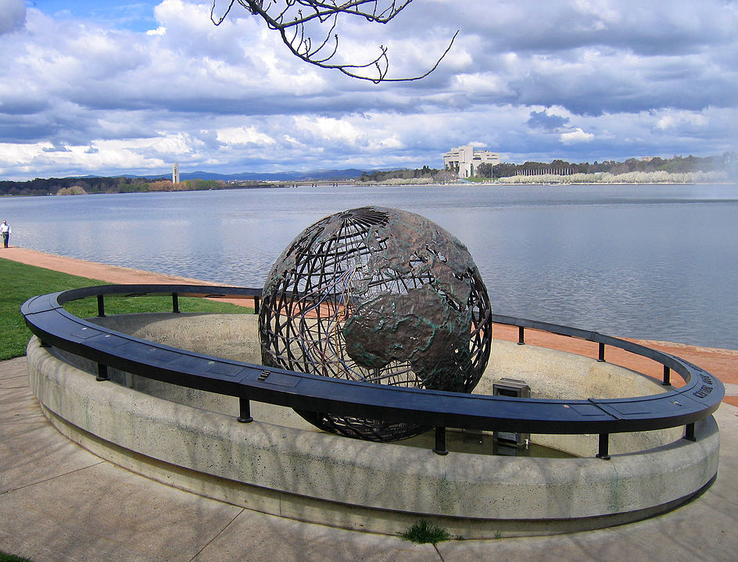
#> input picture Lab1/lab_session_1_images/differences1.png, 738 x 562 px, shrunk from 944 x 720 before the run
$ jupyter execute lab_session_1_solutions.ipynb   (shell and % lines are left out)
#> lines starting #> are read from the running program, lines starting #| are printed output that depends on the picture; after the words box and inside, x2 and y2 are one past the last pixel; in counts of white or black regions, pixels touching at a corner belong together
# **Introduction to OpenCV, Spatial Filtering and Edge Detection**
## Image Processing and Computer Vision - Lab Session No. 1

Contacts:

- Prof. Giuseppe Lisanti -> giuseppe.lisanti@unibo.it
- Prof. Samuele Salti -> samuele.salti@unibo.it
- Alex Costanzino -> alex.costanzino@unibo.it
- Francesco Ballerini -> francesco.ballerini4@unibo.it

# Solutions

[cell 1]
from google.colab import drive
drive.mount("/content/drive")

[cell 2]
import cv2
import numpy as np
import matplotlib.pyplot as plt
import time

## Exercise 1: pixel-wise differences between images

[cell 3]
# Read the images
image1 = cv2.imread("lab_session_1_images/differences1.png")
#> image1 is the input picture: shape (562, 738, 3); mean B, G, R 151.7, 141.3, 136.8
image2 = cv2.imread("lab_session_1_images/differences2.png")
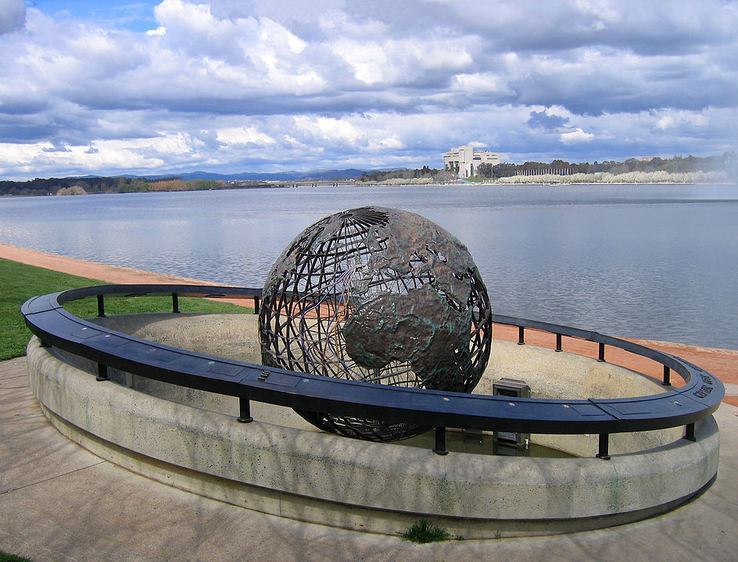
#> input picture Lab1/lab_session_1_images/differences2.png, 738 x 562 px, shrunk from 944 x 720 before the run
#> image2 is the input picture: shape (562, 738, 3); mean B, G, R 152.6, 142.1, 137.5

# Compute the difference
abs_diff = np.abs(image1 - image2)
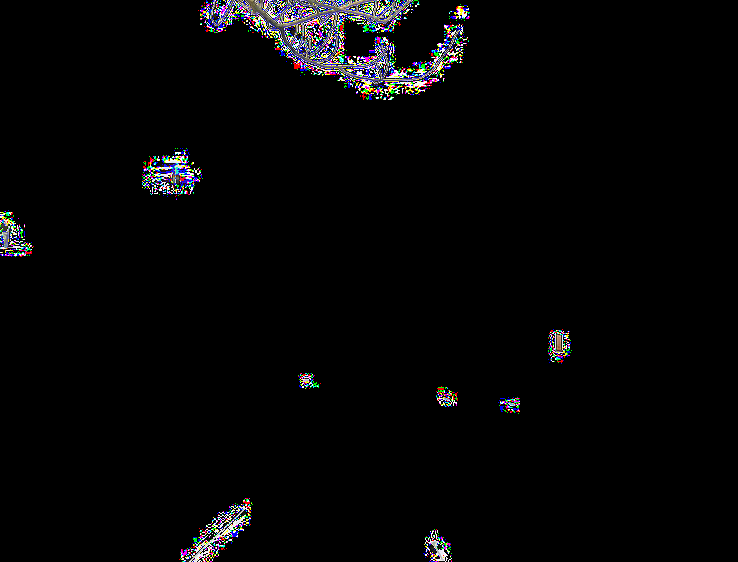
#> abs_diff: shape (562, 738, 3); mean B, G, R 6, 5.5, 5.6

# Display the result
plt.imshow(cv2.cvtColor(abs_diff, cv2.COLOR_BGR2RGB))
plt.show()

# Compute the mean difference along last axis and mask the images based on the threshold (remember to create a copy!)
mean_rgb_diff = np.mean(abs_diff, axis=-1)
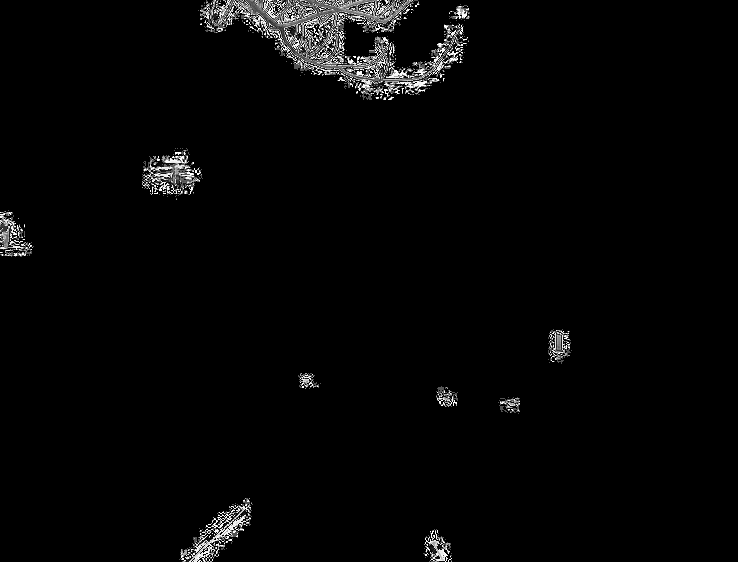
#> mean_rgb_diff: shape (562, 738) float64; min 0, max 255, mean 5.7
output_image = np.copy(image1)
output_image[mean_rgb_diff > 0] = 0
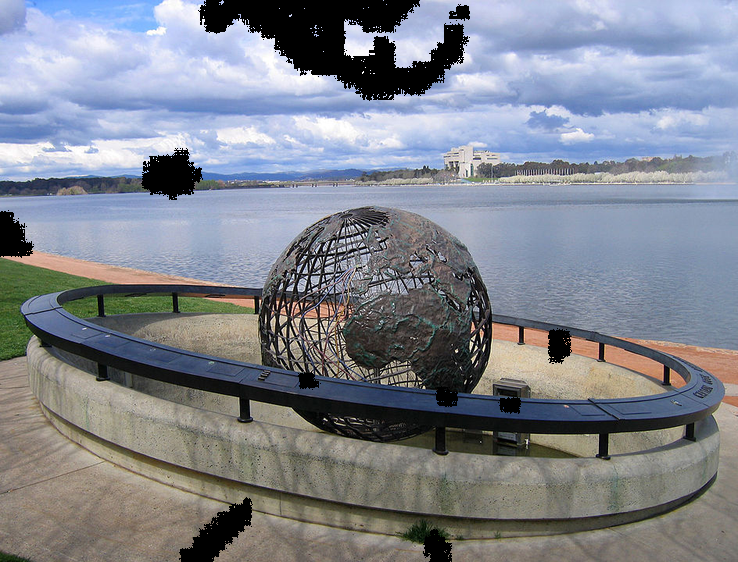
#> output_image: shape (562, 738, 3); 5.08% of pixels changed, all inside (x1, y1, x2, y2) = (0, 0, 572, 562)

# Display the result
plt.imshow(cv2.cvtColor(output_image, cv2.COLOR_BGR2RGB))
plt.show()

# Save the result on disk
cv2.imwrite("spot_the_difference.png", output_image);

## Exercise 2: Gaussian filtering

[cell 4]
# Read the image
img = cv2.imread("landscape.jpg", cv2.IMREAD_GRAYSCALE)
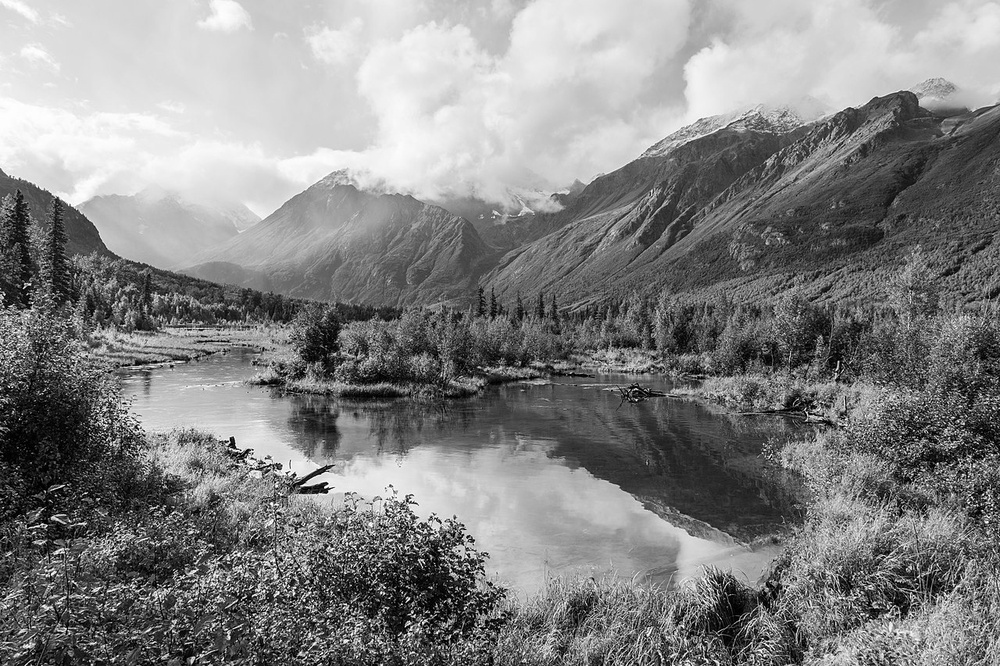
#> input picture Lab1/lab_session_1_images/landscape.jpg, 1000 x 666 px, shrunk from 1280 x 853 before the run, found by its file name
#> img is the input picture: shape (666, 1000); min 0, max 255, mean 131.1

# Display the image before filtering
plt.imshow(img, cmap="gray", vmin=0, vmax=255)
plt.show()

# Calculate k_size
sigma = 1.5
k_size = int(np.ceil((3*sigma))*2 + 1)  # rule of thumb for a good kernel size given sigma

# Find the 1D Gaussian kernel
gaussian_kernel_1D = cv2.getGaussianKernel(k_size, sigma)

# Apply the kernel
start = time.time()
img_tr = cv2.filter2D(img, -1, gaussian_kernel_1D)
img_tr = cv2.filter2D(img_tr, -1, gaussian_kernel_1D.transpose())
end = time.time()
print(f"\nTime needed to apply a 1D convolution twice: {(end - start):.3f} seconds.")

# Display the image after filtering
plt.imshow(img_tr, cmap="gray", vmin=0, vmax=255)
plt.show()

# Find the 2D Gaussian kernel
gaussian_kernel_2D = gaussian_kernel_1D.dot(gaussian_kernel_1D.transpose())

# Apply the kernel
start = time.time()
img_tr = cv2.filter2D(img, -1, gaussian_kernel_2D)
end = time.time()
print(f"\nTime needed to apply a single 2D convolution: {(end - start):.3f} seconds.")

# Display the image after filtering
plt.imshow(img_tr, cmap="gray", vmin=0, vmax=255)
plt.show()

# Use the OpenCV function GaussianBlur
start = time.time()
img_tr = cv2.GaussianBlur(img, (k_size, k_size), sigma)
end = time.time()
print(f"\nTime needed to apply the OpenCV API: {(end - start):.3f} seconds.")

# Display the image after filtering
plt.imshow(img_tr, cmap="gray", vmin=0, vmax=255)
plt.show()

## Exercise 3: bilateral filtering

[cell 5]
# Read the image
img = cv2.imread("landscape.jpg", cv2.IMREAD_GRAYSCALE)

# Display the image before filtering
plt.imshow(img, cmap="gray", vmin=0, vmax=255)
plt.show()

# Apply the kernel
img_bilateral = cv2.bilateralFilter(img, 9, 75, 75)

# Display the image after filtering
plt.imshow(img_bilateral, cmap="gray", vmin=0, vmax=255)
plt.show()

## Exercise 3: Sobel filtering

[cell 6]
# Read the image
img = cv2.imread("squares.png", cv2.IMREAD_GRAYSCALE)
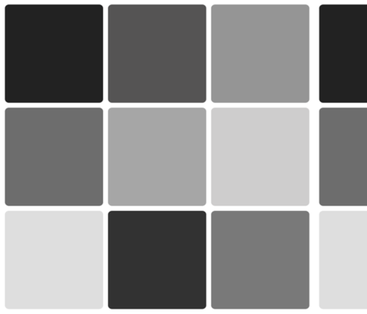
#> input picture Lab1/lab_session_1_images/squares.png, 367 x 314 px, shrunk from 470 x 402 before the run, found by its file name
#> img: shape (314, 367); min 19, max 255, mean 142

# Define sobel kernels
sobel_kernel_x = np.array([[-1,0,1],[-2,0,2],[-1,0,1]]) * 1/4
sobel_kernel_y = np.array([[-1,-2,-1],[0,0,0],[1,2,1]]) * 1/4

# Compute |dI(x,y)/dx|
dx = cv2.filter2D(img.astype(float), -1, sobel_kernel_x)
dx = np.abs(dx)
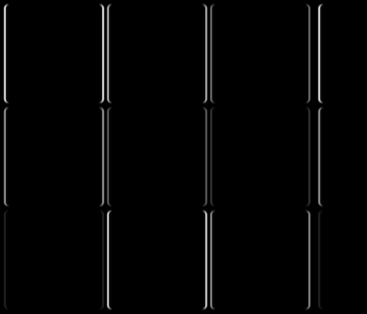
#> dx: shape (314, 367) float64; min 0, max 219.2, mean 4.7

# Display dx
plt.imshow(dx, cmap="gray", vmin=0, vmax=255)
plt.show()

# Compute |dI(x,y)/dy|
dy = cv2.filter2D(img.astype(float), -1, sobel_kernel_y)
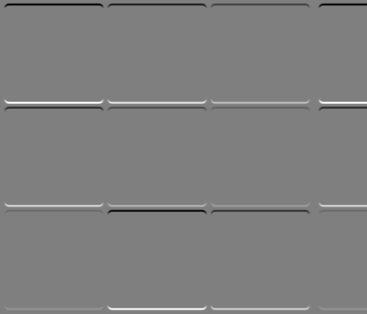
#> dy: shape (314, 367) float64; min -227, max 225.8, mean 0; drawn with min black and max white
dy = np.abs(dy)
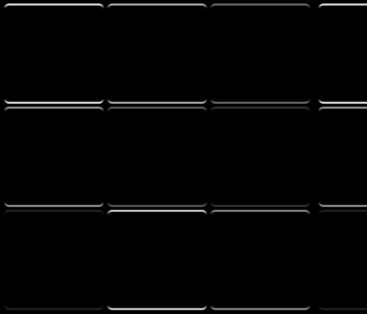
#> dy: shape (314, 367) float64; min 0, max 227, mean 4.7

# Display dy
plt.imshow(dy, cmap="gray", vmin=0, vmax=255)
plt.show()

# Compute the pixel-wise gradient module
sobel = np.maximum(dx, dy)
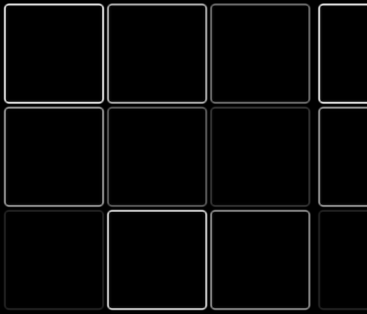
#> sobel: shape (314, 367) float64; min 0, max 227, mean 9.2

# Display the gradient module
plt.imshow(sobel, cmap="gray", vmin=0, vmax=255)
plt.show()
